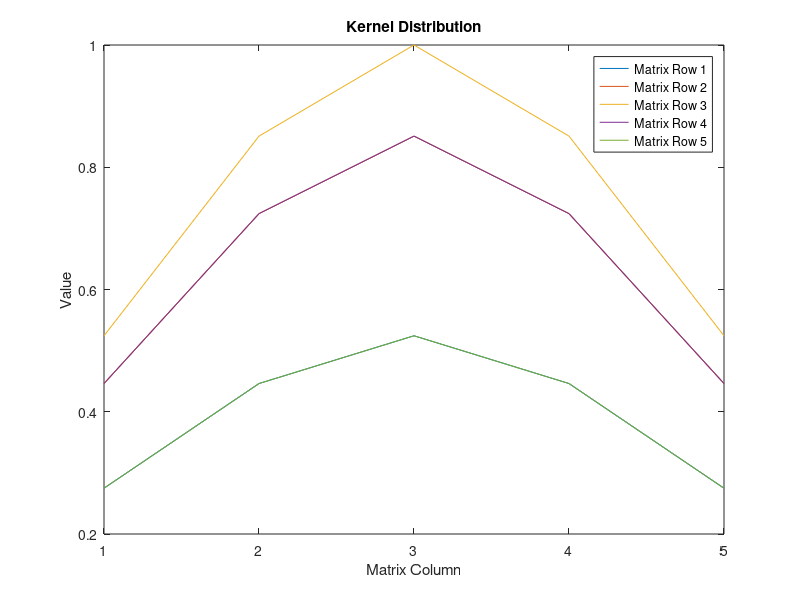

Here is the MATLAB script that generated this plot:
kernel = randi([-2, 2], 5, 5);

disp('Original kernel');
disp(' ');
disp(kernel);
disp(' ');
disp('Distributed Gaussian Kernel');
disp(' ');

size=5;
sigma=1.76; %standard deviation

%gaussian filter
for i = -(size-1)/2:(size-1)/2
    for j = -(size-1)/2:(size-1)/2
        x0 = (size+1)/2; %center
        y0 = (size+1)/2; %center
        x = i+x0; %row
        y = j+y0; %col
        kernel(y,x) = exp(-((x-x0)^2+(y-y0)^2)/2/sigma/sigma);
    end
end

disp(kernel);
figure;
plot(kernel);
title('Kernel Distribution');
xlabel('Matrix Column');
ylabel('Value');
legend('Matrix Row 1','Matrix Row 2','Matrix Row 3','Matrix Row 4','Matrix Row 5');